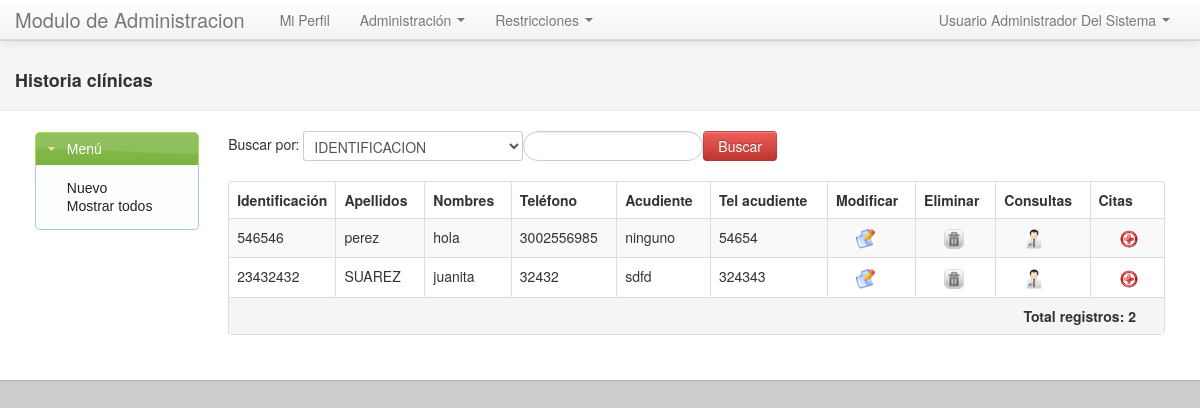
/historia/index, run on the app's committed database.
### tables this page shows
CREATE TABLE IF NOT EXISTS `historia` (
  `id` int(11) NOT NULL AUTO_INCREMENT,
  `tipoidentificacion_id` int(11) NOT NULL,
  `identificacion` varchar(45) DEFAULT NULL,
  `tipoprograma_id` int(11) NOT NULL,
  `tipoeps_id` int(11) NOT NULL,
  `nombres` varchar(200) DEFAULT NULL,
  `fechanacimiento` date DEFAULT NULL,
  `procedencia` varchar(200) DEFAULT NULL,
  `residencia` varchar(200) DEFAULT NULL,
  `creado_at` datetime DEFAULT NULL,
  `telefono1` varchar(45) DEFAULT NULL,
  `telefono2` varchar(45) DEFAULT NULL,
  `tipoestadocivil_id` int(11) NOT NULL,
  `acudiente` varchar(200) DEFAULT NULL,
  `telefonoacudiente` varchar(45) DEFAULT NULL,
  `tipogenero_id` int(11) NOT NULL,
  `antecedentesfami` varchar(500) DEFAULT NULL COMMENT 'antecedentesfamiliares',
  `antecedentespersonales` varchar(500) DEFAULT NULL,
  `apellidos` varchar(200) DEFAULT NULL,
  `habitos` varchar(500) DEFAULT NULL,
  `tiporegimen_id` int(11) NOT NULL,
  `carneteps` varchar(45) DEFAULT NULL,
  `tipozona_id` int(11) NOT NULL,
  `menarquia` varchar(200) DEFAULT NULL,
  `ciclosregulares` varchar(45) DEFAULT NULL,
  `escala` varchar(45) DEFAULT NULL,
  `gestaciones` varchar(500) DEFAULT NULL,
  `edadiniciosexual` varchar(45) DEFAULT NULL,
  `nroparejas` varchar(45) DEFAULT NULL,
  `antinfecciones` varchar(500) DEFAULT NULL,
  `citologias` varchar(500) DEFAULT NULL,
  PRIMARY KEY (`id`),
  UNIQUE KEY `identificacion` (`identificacion`),
  KEY `fk_historia_tipoidentificacion` (`tipoidentificacion_id`),
  KEY `fk_historia_tipoprograma1` (`tipoprograma_id`),
  KEY `fk_historia_tipoeps1` (`tipoeps_id`),
  KEY `fk_historia_tipoestadocivil1` (`tipoestadocivil_id`),
  KEY `fk_historia_tipogenero1` (`tipogenero_id`),
  KEY `fk_historia_tiporegimen1` (`tiporegimen_id`),
  KEY `fk_historia_tipozona1` (`tipozona_id`)
);

### core/kumbia/bootstrap.php (called while the page is built, shortened)
<?php
require_once CORE_PATH . 'kumbia/util.php';
function auto($class){
	if($class == 'ActiveRecord') {
		return require_once APP_PATH . 'libs/active_record.php';
	}
	$class = Util::smallcase($class);
    if (is_file(CORE_PATH . "extensions/helpers/$class.php")) {
        return require_once CORE_PATH . "extensions/helpers/$class.php";
    }
    if (is_file(CORE_PATH . "libs/$class/$class.php")) {
        return require_once CORE_PATH . "libs/$class/$class.php";
    }
}
require_once CORE_PATH . 'kumbia/router.php';
require_once CORE_PATH . 'kumbia/dispatcher.php';
try {
    View::render(Dispatcher::execute(Router::rewrite($url)), $url);
} catch (KumbiaException $e)
{
	KumbiaException::handle_exception($e);
}
exit();

### default/public/index.php (called while the page is built, shortened)
<?php
$url = isset($_GET['_url']) ? $_GET['_url'] : '/';
require CORE_PATH . 'kumbia/bootstrap.php';

### core/kumbia/util.php (called while the page is built, shortened)
<?php
class Util
{
    public static function smallcase($s)
	{
        return strtolower(preg_replace('/([A-Z])/', "_\\1", self::lcfirst($s)));
    }
    public static function lcfirst($s) {
        $s[0] = strtolower($s[0]);
		return $s;
    }
}

### core/kumbia/dispatcher.php (called while the page is built, shortened)
<?php
final class Dispatcher
{
    private static $_controller;
    public static function execute ($route)
    {
        extract($route, EXTR_OVERWRITE);
		$cont = self::$_controller = new $app_controller($module, $controller, $action, $parameters);
		$reflectionMethod = new ReflectionMethod($cont, $action);
		$reflectionMethod->invokeArgs($cont, $parameters);
		$cont->k_callback();
		return $cont;
    }
    public static function get_controller()
    {
        return self::$_controller;
    }
}

### core/libs/db/adapters/mysql.php (called while the page is built, shortened)
<?php
class DbMySQL extends DbBase implements DbBaseInterface  {
	public $id_connection;
	public function connect($config){
		if(!isset($config['port']) || !$config['port']) {
			$config['port'] = 3306;
		}
		if($this->id_connection = @mysql_connect("{$config['host']}:{$config['port']}", $config['username'], $config['password'],true)){
			return true;
		} else {
			throw new KumbiaException($this->error());
		}
	}
	public function query($sql_query){
		if($result_query = mysql_query($sql_query, $this->id_connection)){
			return $result_query;
		} else {
			$this->last_result_query = false;
			throw new KumbiaException($this->error(" al ejecutar <em>\"$sql_query\"</em>"));
		}
	}
}

### core/libs/db/db_base.php (called while the page is built, shortened)
<?php
class DbBase
{
	public function in_query($sql){
		$q = $this->query($sql);
		$results = array();
		if($q){
			while($row=$this->fetch_array($q)){
				$results[] = $row;
			}
		}
		return $results;
	}
}

### core/libs/kumbia_active_record/kumbia_active_record.php (called while the page is built, shortened)
<?php
class KumbiaActiveRecord
{
    protected $db;
    protected $database;
    protected $schema;
    protected $source;
    protected $fields = array();
    protected $debug = false;
    protected $logger = false;
    protected static $models = array();
    protected function _model_name()
    {
        if (!$this->source) {
            $this->source = Util::uncamelize(get_class($this));
        }
    }
    protected function _connect($new_connection = false)
    {
        if (!is_object($this->db) || $new_connection) {
            $this->db = Db::factory($this->database, $new_connection);
        }
        $this->db->debug = $this->debug;
        $this->db->logger = $this->logger;
    }
    protected function dump()
    {
        if ($this->source) {
            $this->source = str_replace(";", '', strtolower($this->source));
        } else {
            $this->_model_name();
            if (!$this->source) {
                return false;
            }
        }
        return true;
    }
    protected function _dump_info($table, $schema = '')
    {
        foreach(self::get_meta_data($table) as $field) {
            $this->fields[] = $field['Field'];
        }
        return true;
    }
    public function find($what = '')
    {
        $what = Util::getParams(func_get_args());
        $select = "SELECT ";
        if (isset($what['columns'])) {
            $select.= $what['columns'] ? ActiveRecord::sql_sanizite($what['columns']) : join(",", $this->fields);
        } elseif (isset($what['distinct'])) {
            $select.= 'DISTINCT ';
            $select.= $what['distinct'] ? ActiveRecord::sql_sanizite($what['distinct']) : join(",", $this->fields);
        } else {
            $select.= join(",", $this->fields);
        }
        if ($this->schema) {
            $select.= " FROM {$this->schema}.{$this->source}";
        } else {
            $select.= " FROM {$this->source}";
        }
        $select.= $this->convert_params_to_sql($what);
        $results = array();
        $all_results = $this->db->in_query($select);
        foreach($all_results AS $result) {
            $results[] = $this->dump_result($result);
        }
        if (isset($what[0]) && is_numeric($what[0])) {
            if (!isset($results[0])) {
                $this->count = 0;
                return false;
            } else {
                $this->dump_result_self($all_results[0]);
                $this->count = 1;
                return $results[0];
            }
        } else {
            return $results;
        }
    }
    public function convert_params_to_sql($what = '')
    {
        $select = '';
        return $select;
    }
    public function dump_result($result){
        $obj = clone $this;
        if (is_array($result)) {
            foreach($result as $k => $r) {
                if (!is_numeric($k)) {
                    $obj->$k = stripslashes($r);
                }
            }
        }
        return $obj;
    }
    static function get_meta_data($table)
    {
        if (isset(self::$models[$table])) {
            return self::$models[$table];
        } elseif(PRODUCTION) {
			$metadata = Cache::driver()->get($table, 'kumbia.models');
			if($metadata) {
				return self::$models[$table] = unserialize($metadata);
			}
        }
		return array();
    }
    static function set_meta_data($table, $meta_data)
    {
        self::$models[$table] = $meta_data;
        return true;
    }
    public function __sleep()
    {
        $this->db = null;
        return array_keys(get_object_vars($this));
    }
}

### default/app/controllers/historia_controller.php (called while the page is built, shortened)
<?php
class HistoriaController extends AppController {
    function index() {
        $obj = new Historia();
        $this->historias = $obj->find();
    }
}
?>

### core/kumbia/router.php (called while the page is built, shortened)
<?php
final class Router
{
	private static $_vars = array(
					 'route' => NULL,
				     'module' => NULL,
				     'controller' => 'index',
				     'action' => 'index',
				     'parameters' => array(),
				     'routed' => FALSE,
					 'controller_path' => 'index'
				     );
	public static function rewrite($url)
    {
		self::$_vars['route'] = $url;
		$url_items = explode ('/', trim($url,'/'));
		self::$_vars['controller'] = current($url_items);
		self::$_vars['controller_path'] = (self::$_vars['module']) ? "$url_items[0]/$url_items[1]" : current($url_items);
		if (next($url_items) === FALSE) {
			return self::$_vars;
		}
		self::$_vars['action'] = current($url_items);
		if (next($url_items) === FALSE) {
			return self::$_vars;
		}
		self::$_vars['parameters'] = array_slice($url_items, key($url_items));
		return self::$_vars;
	}
	public static function get($var = NULL)
	{
		if($var){
			return self::$_vars[$var];
		} else {
			return self::$_vars;
		}
	}
}

### core/extensions/helpers/tag.php (called while the page is built, shortened)
<?php
class Tag
{
    protected static $_css = array();
    public static function css($src, $media = 'screen')
    {
        self::$_css[] = array('src' => $src, 'media' => $media);
    }
    public static function getCss()
    {
        return self::$_css;
    }
}

### default/app/views/historia/index.phtml (the view, shortened to what this page needs)
<? echo View::partial("consultorio/header_historias") ?>
<div class="container-fluid">
    <div class="row-fluid">
        <div class="span2">
            <? echo View::partial("consultorio/menu_historias") ?>
        </div>
        <div class="span10">
            <div>
                <? echo Form::open("historia/index", "POST", "class='form-inline'") ?>
                Buscar por:
                <?
                $comboBusqueda = array('IDENTIFICACION', 'APELLIDO');
                echo Form::select("comboBusqueda", $comboBusqueda, "IDENTIFICACION");
                echo Form::text("textoBusqueda", "class='input-medium search-query'");
                echo Form::submit("Buscar", "class='btn btn-danger'")
                ?>
                <? echo Form::close() ?>
            </div>
            <table class="table table-bordered table-striped">
                <thead><tr style="text-align:center;font-weight:bold;">
                        <th>Identificación</th>
                        <th>Apellidos</th>
                        <th>Nombres</th>
                        <th>Teléfono</th>
                        <th>Acudiente</th>
                        <th>Tel acudiente</th>
                        <th>Modificar</th>
                        <th>Eliminar</th>
                        <th>Consultas</th>
                        <th>Citas</th>
                    </tr></thead>
                <tbody>
                    <? foreach ($historias as $obj) { ?>
                        <tr>
                            <td><? echo $obj->identificacion ?></td>
                            <td><? echo $obj->apellidos ?></td>
                            <td><? echo $obj->nombres ?></td>
                            <td><? echo $obj->telefono1 ?></td>
                            <td><? echo $obj->acudiente ?></td>
                            <td><? echo $obj->telefonoacudiente ?></td>
                            <td><? echo Html::linkAction("modificar/$obj->id", Html::img("figuras/editar.png")) ?></td>
                            <td><? echo Html::linkAction("eliminar/$obj->id", Html::img("figuras/eliminar.png")) ?></td>
                            <td><? echo Html::link("consulta/index/$obj->id", Html::img("figuras/medico.png")) ?></td>
                            <td><? echo Html::link("cita/index/$obj->id", Html::img("figuras/cita.png")) ?></td>
                        </tr>
                    <? } ?>
                </tbody>
                <tfoot>
                    <tr><th colspan="100"><div class="paginador-tabla"><span style="float:right;margin-right:20px;"><b>Total registros: 2</b></span></div></th></tr>
                </tfoot>
            </table>
        </div>
    </div>
</div>

### core/extensions/helpers/html.php (shortened to what this page needs)
<?php
class Html
{
    public static function link ($action, $text, $attrs = NULL)
    {
        return '<a href="' . PUBLIC_PATH . "$action\" $attrs >$text</a>";
    }
    public static function linkAction ($action, $text, $attrs = NULL)
    {
        return '<a href="' . PUBLIC_PATH . Router::get('controller_path') . "/$action\" $attrs >$text</a>";
    }
    public static function img ($src, $alt=NULL, $attrs = NULL)
    {
        return '<img src="' . PUBLIC_PATH . "img/$src\" alt=\"$alt\" $attrs />";
    }
    public static function includeCss()
    {
        $code = '';
        foreach(Tag::getCss() as $css) {
            $code .= '<link href="' . PUBLIC_PATH . "css/{$css['src']}.css\" rel=\"stylesheet\" type=\"text/css\" media=\"{$css['media']}\" />" . PHP_EOL;
        }
        return $code;
    }
}

### data on the page
historia: identificacion "546546", apellidos "perez", nombres "hola", telefono1 "3002556985", acudiente "ninguno", telefonoacudiente "54654"
historia: identificacion "23432432", apellidos "SUAREZ", nombres "juanita", telefono1 "32432", acudiente "sdfd", telefonoacudiente "324343"

### other printed values
$text "Nuevo Mostrar todos"
form field comboBusqueda "IDENTIFICACION"
